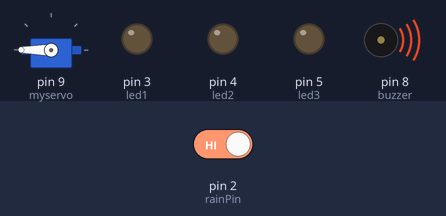
The sketch below on a simulated Arduino Uno, built with avr-gcc and run on an emulated ATmega328P. Shown: servo, output pins drawn as LEDs (lit = HIGH), buzzer (waves = sounding, pin HIGH). The test bench sets the inputs (shaded band); at power-on: pin 2 (rainPin) HIGH.

Above: at 1.2 s.
1.3 s: pin 2 (rainPin) driven LOW
At 2.2 s:
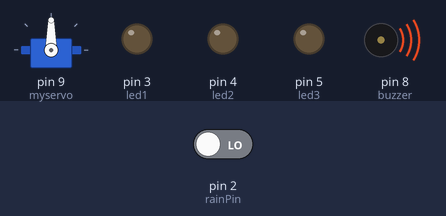
At 3.5 s:
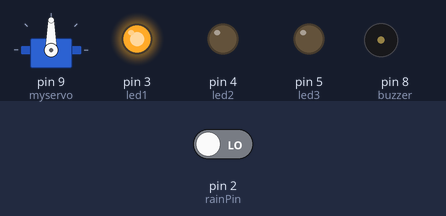
4.3 s: pin 2 (rainPin) driven HIGH
At 5.1 s:
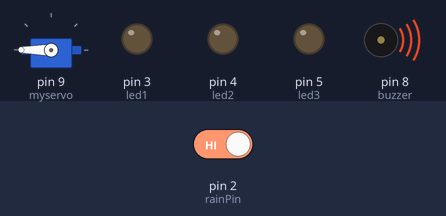
Timing chart, 0 to 7.3 s (numbered marks = the images above; inputs shaded):
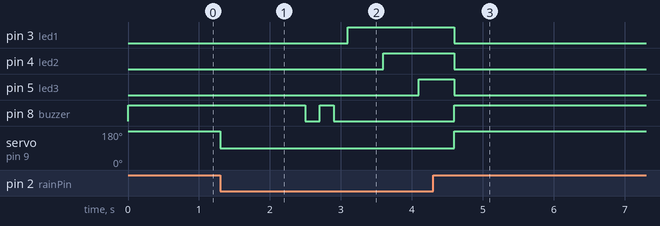

The sketch:

rain_detector.ino
```cpp
#include <Servo.h>

Servo myservo;

// Pin setup
const int rainPin = 2;
const int buzzer = 8;
const int led1 = 3;
const int led2 = 4;
const int led3 = 5;

void setup() {
  pinMode(rainPin, INPUT);
  pinMode(buzzer, OUTPUT);
  pinMode(led1, OUTPUT);
  pinMode(led2, OUTPUT);
  pinMode(led3, OUTPUT);

  myservo.attach(9);
  myservo.write(180);  // start at 180°
}

void loop() {
  int rain = digitalRead(rainPin);

  if (rain == LOW) { // LOW = rain detected (for most sensors)
    // Servo move
    myservo.write(90);
    delay(1000);

    // Buzzer "tu tu"
    for (int i = 0; i < 2; i++) {
      digitalWrite(buzzer, HIGH);
      delay(200);
      digitalWrite(buzzer, LOW);
      delay(200);
    }

    // LEDs ON one by one
    digitalWrite(led1, HIGH);
    delay(500);
    digitalWrite(led2, HIGH);
    delay(500);
    digitalWrite(led3, HIGH);
    delay(500);
  } else {
    // Reset state if no rain
    myservo.write(180);
    digitalWrite(buzzer, HIGH);
    digitalWrite(led1, LOW);
    digitalWrite(led2, LOW);
    digitalWrite(led3, LOW);
  }
}
```

Measured:
- after the input at 1.3 s, pin 3 (led1): LOW → HIGH after 1.8 s; pin 4 (led2): LOW → HIGH after 2.3 s; pin 5 (led3): LOW → HIGH after 2.8 s; pin 8 (buzzer): HIGH → LOW after 1.2 s, → HIGH 0.20 s later, → LOW 0.20 s later; servo on pin 9 (myservo): 180° → 90° at once
- after the input at 4.3 s, pin 3 (led1), pin 4 (led2), pin 5 (led3): HIGH → LOW after 0.30 s; servo on pin 9 (myservo): 90° → 180° after 0.30 s
